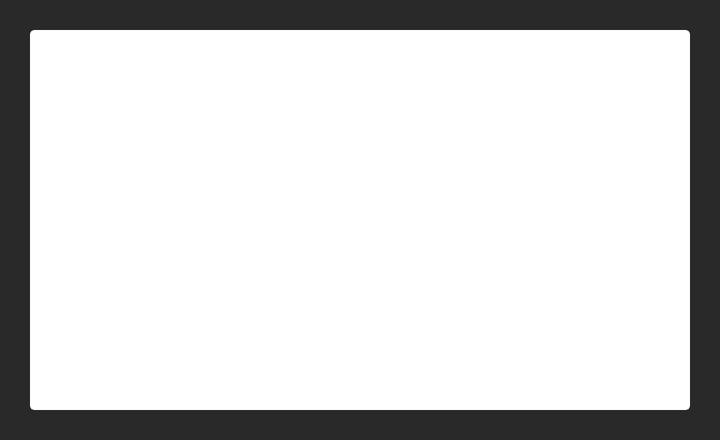
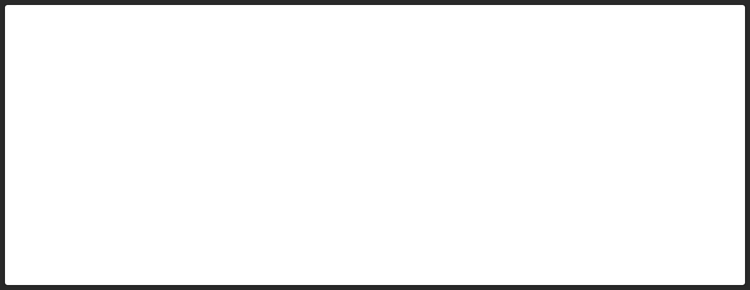

Two renders of one Android screen. The first uses the default layout on a phone; the second uses the alternative layout the repository ships for a different screen configuration, on a matching device. The two XML files are below.
<!-- AndroidManifest.xml: application theme Theme.Launcher -->
<!-- res/layout/product_item.xml -->
<?xml version="1.0" encoding="utf-8"?>
<LinearLayout xmlns:android="http://schemas.android.com/apk/res/android"
    xmlns:app="http://schemas.android.com/apk/res-auto"
    android:layout_width="match_parent"
    android:layout_height="wrap_content"
    android:padding="15dp"
    android:orientation="horizontal">

    <androidx.cardview.widget.CardView
        android:layout_width="match_parent"
        android:layout_height="match_parent">

        <androidx.constraintlayout.widget.ConstraintLayout
            android:layout_width="match_parent"
            android:layout_height="match_parent"
            android:padding="10dp">

            <ImageView
                android:id="@+id/product_img"
                android:layout_width="170dp"
                android:layout_height="170dp"
                android:adjustViewBounds="true"
                android:scaleType="centerCrop"
                app:layout_constraintStart_toStartOf="parent"
                app:layout_constraintTop_toTopOf="parent" />

            <TextView
                android:id="@+id/product_name"
                android:layout_width="170dp"
                android:layout_height="120dp"
                android:layout_alignEnd="@+id/product_img"
                android:layout_alignParentTop="true"
                android:padding="10dp"
                app:layout_constraintBottom_toBottomOf="parent"
                app:layout_constraintEnd_toEndOf="parent"
                app:layout_constraintHorizontal_bias="0.875"
                app:layout_constraintStart_toEndOf="@+id/product_img"
                app:layout_constraintTop_toTopOf="parent"
                app:layout_constraintVertical_bias="0.0" />

            <TextView
                android:id="@+id/product_price"
                android:layout_width="170dp"
                android:layout_height="40dp"
                android:layout_gravity="bottom"
                android:layout_marginTop="10dp"
                android:gravity="center_vertical|end"
                app:layout_constraintBottom_toBottomOf="parent"
                app:layout_constraintEnd_toEndOf="parent"
                app:layout_constraintHorizontal_bias="0.89"
                app:layout_constraintStart_toEndOf="@+id/product_img"
                app:layout_constraintTop_toBottomOf="@+id/product_name"
                app:layout_constraintVertical_bias="0.0" />
        </androidx.constraintlayout.widget.ConstraintLayout>

    </androidx.cardview.widget.CardView>
</LinearLayout>
<!-- resources referenced by this layout -->
<resources>
  <style name="Theme.Launcher" parent="Theme.MaterialComponents.Light.NoActionBar">
          <item name="android:windowBackground">@drawable/launch_screen</item>
      </style>
  <!-- drawable launch_screen (drawable) -->
  <?xml version="1.0" encoding="utf-8"?>
  <layer-list xmlns:android="http://schemas.android.com/apk/res/android" android:opacity="opaque">
      <item android:drawable="@color/black"/>
      <item>
          <bitmap
              android:src="@mipmap/ic_launcher"
              android:gravity="center"/>
      </item>
  </layer-list>
  <color name="black">#292929</color>
</resources>
<!-- res/layout-sw600dp/product_item.xml (the repository's variant of the layout above) -->
<!-- drawn on a 7-inch tablet held upright -->
<?xml version="1.0" encoding="utf-8"?>
<androidx.cardview.widget.CardView
    xmlns:android="http://schemas.android.com/apk/res/android"
    xmlns:app="http://schemas.android.com/apk/res-auto"
    android:layout_width="match_parent"
    android:layout_height="wrap_content"
    android:foreground="?android:attr/selectableItemBackground"
    android:clickable="true"
    android:layout_margin="4dp"
    android:focusable="true">

    <androidx.constraintlayout.widget.ConstraintLayout
        android:layout_width="match_parent"
        android:layout_height="wrap_content"
        android:padding="12dp">

        <ImageView
            android:id="@+id/product_img"
            android:layout_width="200dp"
            android:layout_height="200dp"
            android:adjustViewBounds="true"
            android:scaleType="centerCrop"
            app:layout_constraintStart_toStartOf="parent"
            app:layout_constraintTop_toTopOf="parent" />

        <TextView
            android:id="@+id/product_name"
            android:layout_width="wrap_content"
            android:layout_height="150dp"
            android:layout_alignEnd="@+id/product_img"
            android:layout_alignParentTop="true"
            android:layout_marginEnd="12dp"
            android:padding="10dp"
            android:textSize="28sp"
            app:layout_constraintBottom_toBottomOf="parent"
            app:layout_constraintHorizontal_bias="1.0"
            app:layout_constraintStart_toEndOf="@+id/product_img"
            app:layout_constraintTop_toTopOf="parent"
            app:layout_constraintVertical_bias="0.0" />

        <TextView
            android:id="@+id/product_price"
            android:layout_width="wrap_content"
            android:layout_height="40dp"
            android:layout_gravity="bottom"
            android:layout_marginTop="10dp"
            android:textSize="20sp"
            android:gravity="center_vertical|end"
            app:layout_constraintBottom_toBottomOf="parent"
            app:layout_constraintEnd_toEndOf="parent"
            app:layout_constraintHorizontal_bias="1.0"
            app:layout_constraintTop_toBottomOf="@+id/product_name"
            app:layout_constraintVertical_bias="1.0" />
    </androidx.constraintlayout.widget.ConstraintLayout>

</androidx.cardview.widget.CardView>
